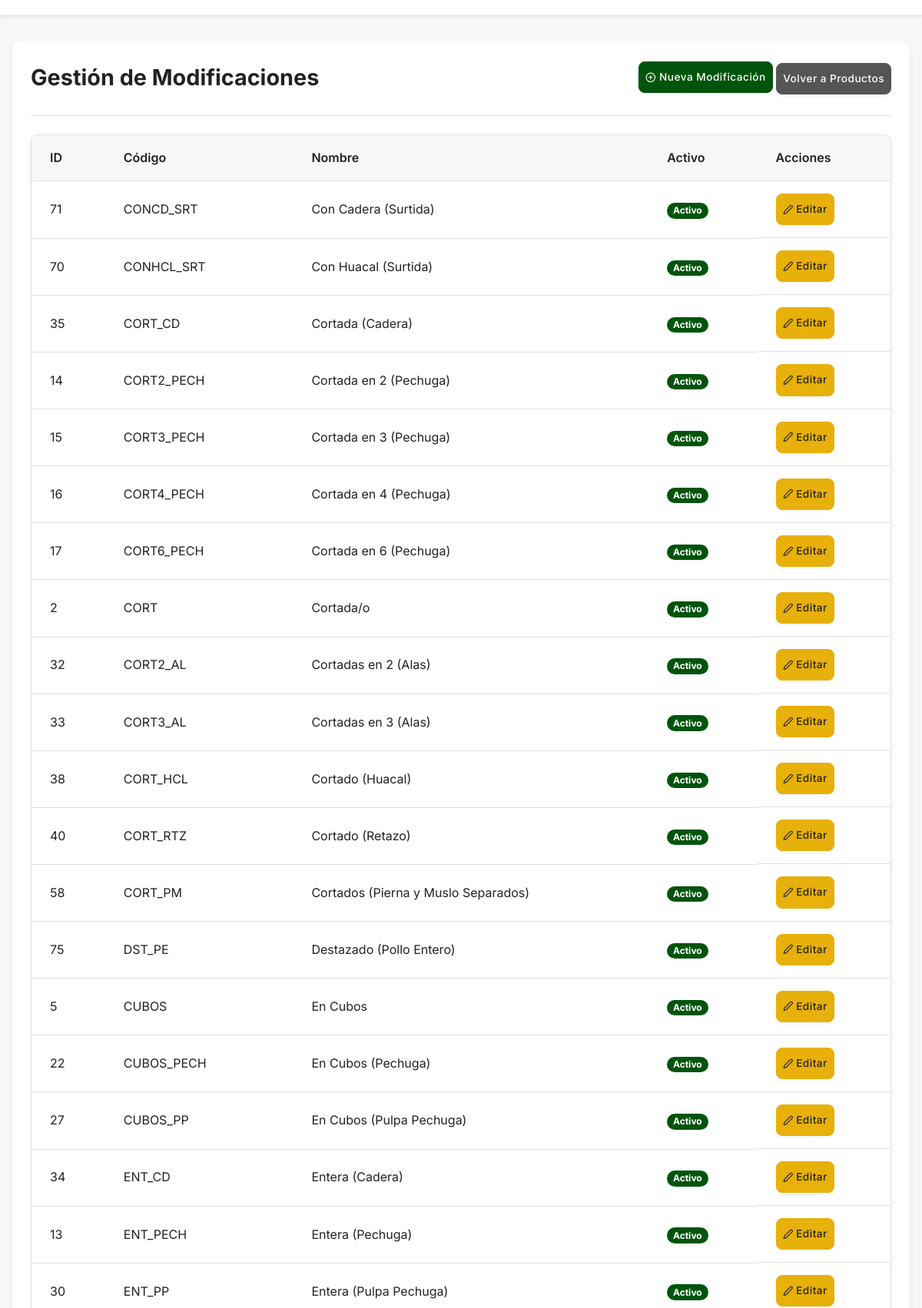
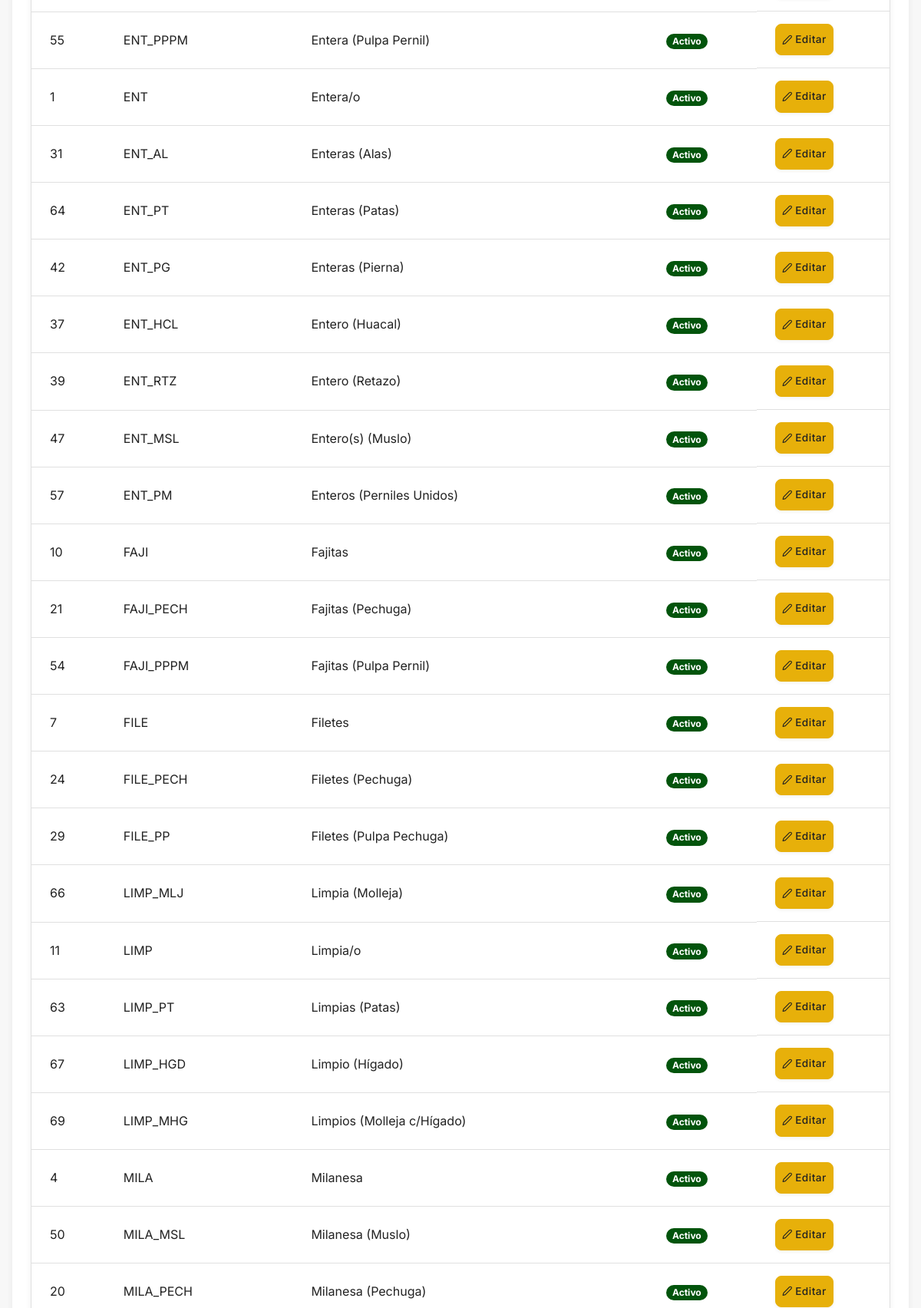
Screenshot of /productos/modificaciones (signed in, upper part) with the database file from the repository (2 pictures, top to bottom).
### app/models.py (models this page shows, shortened)
class Modificacion(db.Model):
    __tablename__ = 'modificaciones'
    id = db.Column(db.Integer, primary_key=True)
    codigo_modif = db.Column(db.String(20), unique=True, nullable=False, index=True) # Ej: 'MOLI', 'ASAR'
    nombre = db.Column(db.String(100), nullable=False, index=True)
    descripcion = db.Column(db.Text, nullable=True)
    activo = db.Column(db.Boolean, nullable=False, default=True, index=True)
    productos_asociados = db.relationship(
        'Producto',
        secondary=producto_modificacion_association,
        back_populates='modificaciones_directas',
        lazy='dynamic'
    )
    subproductos_asociados = db.relationship(
        'Subproducto',
        secondary=subproducto_modificacion_association,
        back_populates='modificaciones_aplicables',
        lazy='dynamic'
    )

### app/productos/routes.py (the view)
@bp.route('/modificaciones')
@login_required
def listar_modificaciones():
    if current_user.rol != 'ADMINISTRADOR':
        flash('No tienes permiso para acceder a esta sección.', 'danger')
        return redirect(url_for('index')) # O a productos.listar_productos
    modificaciones_list = services.obtener_todas_las_modificaciones()
    return render_template('productos/listar_modificaciones.html',
                           modificaciones=modificaciones_list,
                           title="Gestión de Modificaciones")

### app/models.py (called while the page is built)
@login.user_loader
def load_user(id):
    return db.session.get(Usuario, int(id))

### app/productos/services.py (called while the page is built)
def obtener_todas_las_modificaciones():
    return Modificacion.query.order_by(Modificacion.nombre.asc()).all()

### app/templates/productos/listar_modificaciones.html (shortened to what this page needs)
{% extends "layouts/base.html" %}
{% block content %}
<main>
    <div class="page-content">
        <div class="header-row">
            <h1>{{ title }}</h1>
            <div class="form-actions">
                <a href="{{ url_for('productos.crear_modificacion') }}" class="btn btn--primary btn--small">
                    Nueva Modificación
                </a>
                <a href="{{ url_for('productos.listar_productos') }}" class="btn btn--secondary btn--small">Volver a Productos</a>
            </div>
        </div>
        <hr class="custom-hr">
        {% if modificaciones %}
        <div class="table-container">
            <table class="custom-table">
                <thead>
                    <tr>
                        <th>ID</th>
                        <th>Código</th>
                        <th>Nombre</th>
                        <th>Activo</th>
                        <th>Acciones</th>
                    </tr>
                </thead>
                <tbody>
                    {% for mod in modificaciones %}
                    <tr>
                        <td data-label="ID">{{ mod.id }}</td>
                        <td data-label="Código">{{ mod.codigo_modif }}</td>
                        <td data-label="Nombre">{{ mod.nombre }}</td>
                        <td data-label="Activo">
                            {% if mod.activo %}
                                <span class="badge badge--success">Activo</span>
                            {% else %}
                                <span class="badge badge--danger">Inactivo</span>
                            {% endif %}
                        </td>
                        <td data-label="Acciones" class="actions-cell">
                            <a href="{{ url_for('productos.editar_modificacion', modificacion_id=mod.id) }}" class="btn btn--warning btn--small" title="Editar">
                                <svg xmlns="http://www.w3.org/2000/svg" width="16" height="16" viewBox="0 0 24 24" fill="none" stroke="currentColor" stroke-width="2" stroke-linecap="round" stroke-linejoin="round" class="feather feather-edit-2"><path d="M17 3a2.828 2.828 0 1 1 4 4L7.5 20.5 2 22l1.5-5.5L17 3z"></path></svg>
                                Editar
                            </a>
                        </td>
                    </tr>
                    {% endfor %}
                </tbody>
            </table>
        </div>
        {% else %}
        <div class="message message-info" role="alert">
            No hay modificaciones para mostrar. Puedes <a href="{{ url_for('productos.crear_modificacion') }}">crear una nueva</a>.
        </div>
        {% endif %}
    </div>
</main>
{% endblock %}

### rows the page displays
Modificacion: id "71", codigo_modif "CONCD_SRT", nombre "Con Cadera (Surtida)", activo "Activo"
Modificacion: id "70", codigo_modif "CONHCL_SRT", nombre "Con Huacal (Surtida)", activo "Activo"
Modificacion: id "35", codigo_modif "CORT_CD", nombre "Cortada (Cadera)", activo "Activo"
Modificacion: id "14", codigo_modif "CORT2_PECH", nombre "Cortada en 2 (Pechuga)", activo "Activo"
Modificacion: id "15", codigo_modif "CORT3_PECH", nombre "Cortada en 3 (Pechuga)", activo "Activo"
Modificacion: id "16", codigo_modif "CORT4_PECH", nombre "Cortada en 4 (Pechuga)", activo "Activo"
Modificacion: id "17", codigo_modif "CORT6_PECH", nombre "Cortada en 6 (Pechuga)", activo "Activo"
Modificacion: id "2", codigo_modif "CORT", nombre "Cortada/o", activo "Activo"
Modificacion: id "32", codigo_modif "CORT2_AL", nombre "Cortadas en 2 (Alas)", activo "Activo"
Modificacion: id "33", codigo_modif "CORT3_AL", nombre "Cortadas en 3 (Alas)", activo "Activo"
Modificacion: id "38", codigo_modif "CORT_HCL", nombre "Cortado (Huacal)", activo "Activo"
Modificacion: id "40", codigo_modif "CORT_RTZ", nombre "Cortado (Retazo)", activo "Activo"
Modificacion: id "58", codigo_modif "CORT_PM", nombre "Cortados (Pierna y Muslo Separados)", activo "Activo"
Modificacion: id "75", codigo_modif "DST_PE", nombre "Destazado (Pollo Entero)", activo "Activo"
Modificacion: id "5", codigo_modif "CUBOS", nombre "En Cubos", activo "Activo"
Modificacion: id "22", codigo_modif "CUBOS_PECH", nombre "En Cubos (Pechuga)", activo "Activo"
Modificacion: id "27", codigo_modif "CUBOS_PP", nombre "En Cubos (Pulpa Pechuga)", activo "Activo"
Modificacion: id "34", codigo_modif "ENT_CD", nombre "Entera (Cadera)", activo "Activo"
Modificacion: id "13", codigo_modif "ENT_PECH", nombre "Entera (Pechuga)", activo "Activo"
Modificacion: id "30", codigo_modif "ENT_PP", nombre "Entera (Pulpa Pechuga)", activo "Activo"
Modificacion: id "55", codigo_modif "ENT_PPPM", nombre "Entera (Pulpa Pernil)", activo "Activo"
Modificacion: id "1", codigo_modif "ENT", nombre "Entera/o", activo "Activo"
Modificacion: id "31", codigo_modif "ENT_AL", nombre "Enteras (Alas)", activo "Activo"
Modificacion: id "64", codigo_modif "ENT_PT", nombre "Enteras (Patas)", activo "Activo"
Modificacion: id "42", codigo_modif "ENT_PG", nombre "Enteras (Pierna)", activo "Activo"
Modificacion: id "37", codigo_modif "ENT_HCL", nombre "Entero (Huacal)", activo "Activo"
Modificacion: id "39", codigo_modif "ENT_RTZ", nombre "Entero (Retazo)", activo "Activo"
Modificacion: id "47", codigo_modif "ENT_MSL", nombre "Entero(s) (Muslo)", activo "Activo"
Modificacion: id "57", codigo_modif "ENT_PM", nombre "Enteros (Perniles Unidos)", activo "Activo"
Modificacion: id "10", codigo_modif "FAJI", nombre "Fajitas", activo "Activo"
Modificacion: id "21", codigo_modif "FAJI_PECH", nombre "Fajitas (Pechuga)", activo "Activo"
Modificacion: id "54", codigo_modif "FAJI_PPPM", nombre "Fajitas (Pulpa Pernil)", activo "Activo"
Modificacion: id "7", codigo_modif "FILE", nombre "Filetes", activo "Activo"
Modificacion: id "24", codigo_modif "FILE_PECH", nombre "Filetes (Pechuga)", activo "Activo"
Modificacion: id "29", codigo_modif "FILE_PP", nombre "Filetes (Pulpa Pechuga)", activo "Activo"
Modificacion: id "66", codigo_modif "LIMP_MLJ", nombre "Limpia (Molleja)", activo "Activo"
Modificacion: id "11", codigo_modif "LIMP", nombre "Limpia/o", activo "Activo"
Modificacion: id "63", codigo_modif "LIMP_PT", nombre "Limpias (Patas)", activo "Activo"
Modificacion: id "67", codigo_modif "LIMP_HGD", nombre "Limpio (Hígado)", activo "Activo"
Modificacion: id "69", codigo_modif "LIMP_MHG", nombre "Limpios (Molleja c/Hígado)", activo "Activo"
Modificacion: id "4", codigo_modif "MILA", nombre "Milanesa", activo "Activo"
Modificacion: id "50", codigo_modif "MILA_MSL", nombre "Milanesa (Muslo)", activo "Activo"
Modificacion: id "20", codigo_modif "MILA_PECH", nombre "Milanesa (Pechuga)", activo "Activo"

### other values shown
{{ title }} "Gestión de Modificaciones"
